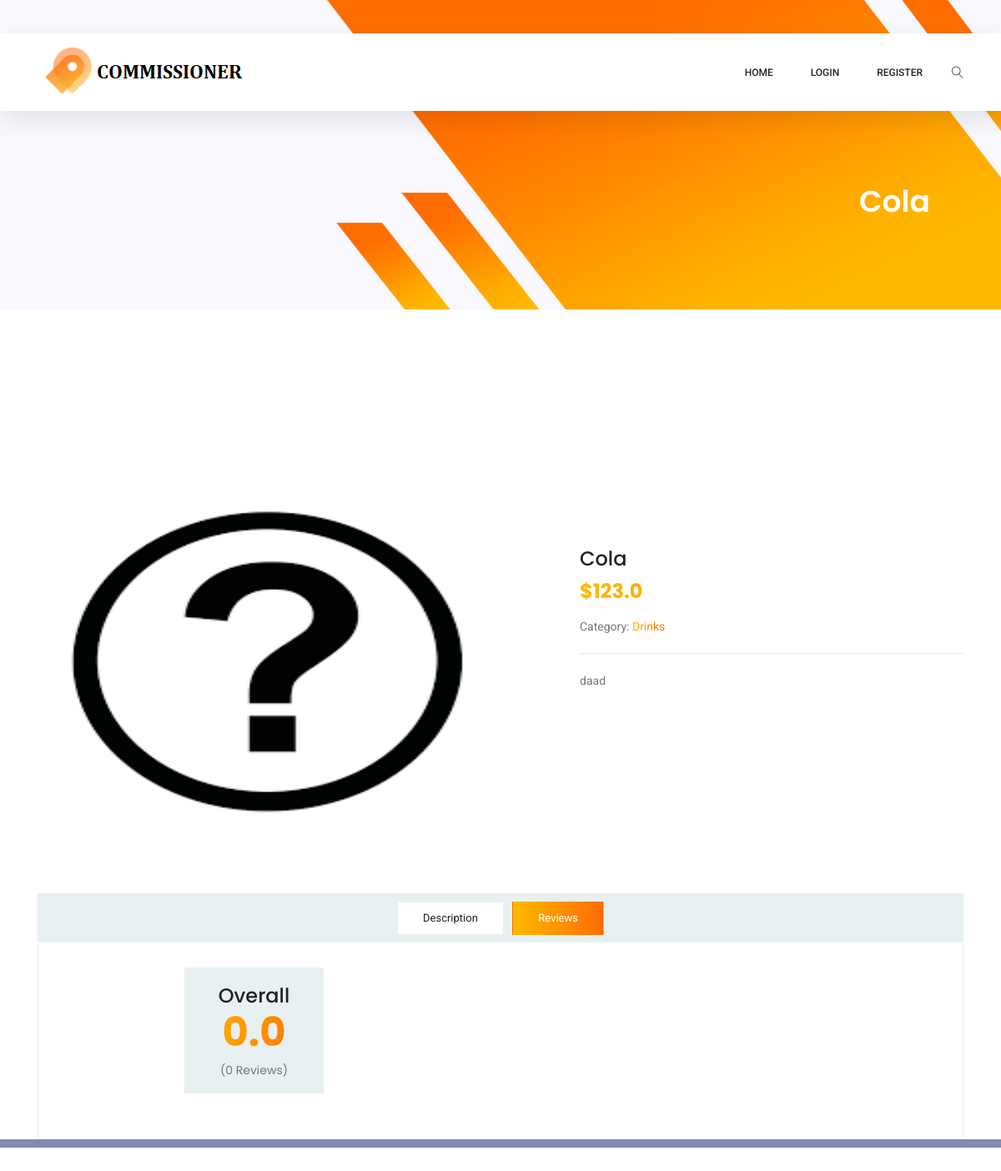
Page /product/1 on the committed database.
### models.py (models this page shows)
class Product(db.Model):
    __tablename__ = 'product'
    __searchable__ = ['name']
    id = db.Column(db.Integer, primary_key=True)
    name = db.Column(db.String(50), unique=True, nullable=False)
    short_description = db.Column(db.String(80), unique=False, nullable=False)
    description = db.Column(db.String(800), unique=False, nullable=False)
    price = db.Column(db.Float, unique=False, nullable=False)
    img = db.Column(db.String(50), unique=False, nullable=False)
    rating =  db.Column(db.Float, unique=False, nullable=False)
    rating_count = db.Column(Integer, unique=False, nullable=True, default=0)
    category_id = db.Column(db.Integer, ForeignKey("category.id"))

class Category(db.Model):
    __tablename__ = 'category'
    id = db.Column(db.Integer, primary_key=True)
    name = db.Column(db.String(50), unique=True, nullable=False)

### app.py (the view, shortened to what this page needs)
@app.route('/product/<int:product_id>')
def product(product_id):
    ratings=Rating.query.filter_by(product_id=product_id).all()
    product=Product.query.filter_by(id=product_id).first()
    category=Category.query.filter_by(id=product.category_id).first()
    total = 0
    for r in ratings:
        total += r.rating
    if product.rating_count != 0:
        product.rating = total / product.rating_count
    product.rating = round(product.rating, 2)
    total = 0
    users = []
    comments = []
    rating = []
    ratings = db.engine.execute(text("select User.username, Rating.rating, Rating.comment from Rating left join User on Rating.user_id = User.id where Rating.product_id = " + str(product_id)))
    for r in ratings:
        rating.append(r[1])
        users.append(r[0])
        comments.append(r[2])
        total += 1
    ratings = Rating.query.all()
    recommended_products = {}
    recommended_products = transformPrefs(recommended_products)
    if product.name not in recommended_products:
        product_list = []
    else:
        recommended_products = topMatches(recommended_products,product.name,4)
        product_list = [Product.query.filter_by(name=product[1]).first() for product in recommended_products]
    return render_template("product_details.html",recommended_products=product_list,product=product,category=category,ratings=rating,users=users,comments=comments,total=total)

### recommendations.py (called while the page is built)
def transformPrefs(prefs):
    result = {}
    for person in prefs:
        for item in prefs[person]:
            result.setdefault(item,{})
            result[item][person] = prefs[person][item]
    return result

### templates/product_details.html (shortened to what this page needs)
{% extends "base.html" %}
{% block content %}
<section class="banner-area organic-breadcrumb">
    <div class="container">
        <div class="breadcrumb-banner d-flex flex-wrap align-items-center justify-content-end">
            <div class="col-first">
                <h1>{{product.name}}</h1>
            </div>
        </div>
    </div>
</section>
<div class="product_image_area">
    <div class="container">
        <div class="row s_product_inner">
            <div class="col-lg-6">
                <img style="width:555px;height:420px" class="img-fluid" src="../{{product.img}}" alt="" onerror=this.src="../static/img/p1.jpg">
            </div>
            <div class="col-lg-5 offset-lg-1">
                <div class="s_product_text">
                    <h3>{{product.name}}</h3>
                    <h2>${{product.price}}</h2>
                    <ul class="list">
                        <li>Category: <a class="active" href="/category/{{category.id}}">{{category.name}}</a></li>
                    </ul>
                    <p>{{product.short_description}}</p>
                </div>
            </div>
        </div>
    </div>
</div>
<section class="product_description_area">
    <div class="container">
        <ul class="nav nav-tabs" id="myTab" role="tablist">
            <li class="nav-item">
                <a class="nav-link" id="home-tab" data-toggle="tab" href="#home" role="tab" aria-controls="home" aria-selected="true">Description</a>
            </li>
            <li class="nav-item">
                <a class="nav-link active" id="review-tab" data-toggle="tab" href="#review" role="tab" aria-controls="review" aria-selected="false">Reviews</a>
            </li>
        </ul>
        <div class="tab-content" id="myTabContent">
            <div class="tab-pane fade show active" id="review" role="tabpanel" aria-labelledby="review-tab">
                <div class="row">
                    <div class="col-lg-6">
                        <div style="margin-left:130px" class="row total_rate">
                            <div class="col-6">
                                <div class="box_total">
                                    <h5>Overall</h5>
                                    <h4>{{product.rating}}</h4>
                                    <h6>({{product.rating_count}} Reviews)</h6>
                                </div>
                            </div>
                        </div>
                        <br>
                    </div>
                </div>
            </div>
        </div>
    </div>
</section>
<div style="margin-top:-120px" class="filter-bar d-flex flex-wrap align-items-center"></div>
<div style="margin-left:310px" class="col-xl-8 col-lg-8 col-md-7">
</div>
{% endblock %}

### rows in the picture
Product: name "Cola", price "123.0", short_description "daad", rating "0.0", rating_count "0"
Category: name "Drinks"
